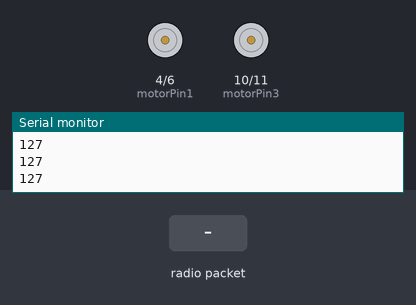
A sketch run on a simulated Arduino Uno, built with avr-gcc and run on an emulated ATmega328P. Parts: motor-driver pin pairs drawn as motors (green arrow = first pin HIGH = forward, orange = second pin HIGH = backward, longer = more drive), the last lines printed to the serial monitor. The inputs (shaded band) are chosen by the test bench. No radio packets arrive unless stated.

Above: at 1.2 s.
1.3 s: radio packet "f" arrives
At 2.3 s:
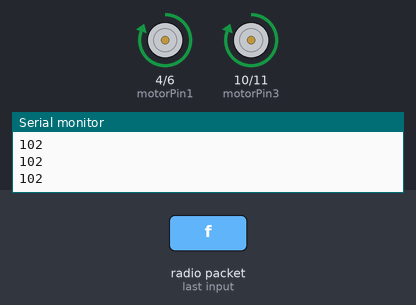
2.8 s: radio packet "r" arrives
At 3.6 s:
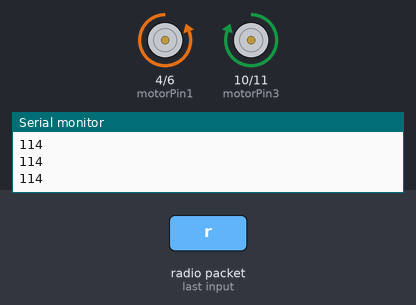
4.3 s: radio packet "l" arrives
At 4.6 s:
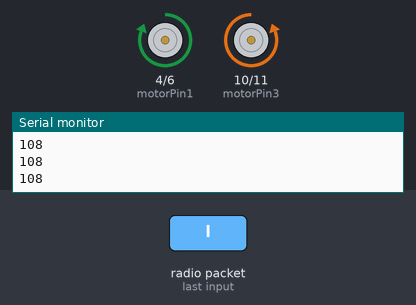
5.8 s: radio packet "g" arrives
At 7.0 s:
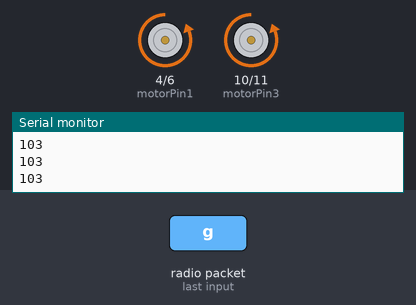
7.3 s: radio packet "s" arrives
At 8.1 s:
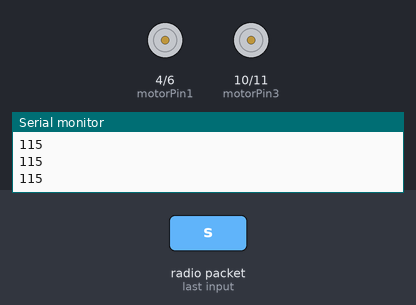
Timing chart, 0 to 9.8 s (numbered marks = the images above; inputs shaded):
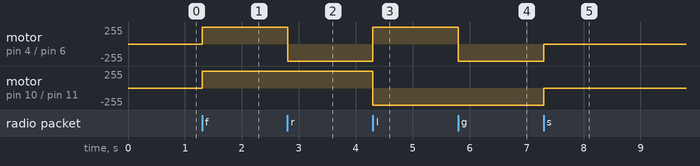

The sketch:

Receiver.ino
```cpp
//       Made by Anneshu Nag      //
//    C++ Codes on Arduino IDE    //
// Gesture Control with RF-Module //
//         Reciever Rover         //

#include <Wire.h>
#include <VirtualWire.h>

// Setting up some variables
const int motorPin1 = 4;   // Purple colour / Represents backward (alone & backward) right
const int motorPin2 = 6;   // WP Red / Represents forward (alone & forward) left
const int motorPin3 = 10;  // Red color / Represents forward (alone & forward right
const int motorPin4 = 11;  // Orange colour / Represents backward (alone & reverse alone
// Can Change depending on how circuit is connected and Wiring is done
const int RfRxPin = 3;

char rfInput;  // Stores the input coming from the RF
char *data;

void setup() {
  Serial.begin(9600);
  // Setting all the input and the output pins
  pinMode(motorPin1, OUTPUT);
  pinMode(motorPin2, OUTPUT);
  pinMode(motorPin3, OUTPUT);
  pinMode(motorPin4, OUTPUT);

  vw_set_rx_pin(RfRxPin);
  vw_setup(2000);
  pinMode(RfRxPin, INPUT);
  vw_rx_start();

  stop();
}

void loop() {
  uint8_t buf[VW_MAX_MESSAGE_LEN];
  uint8_t buflen = VW_MAX_MESSAGE_LEN;
  Serial.println(buf[0]);
  if (vw_get_message(buf, &buflen)) {
    if (buf[0] == 'f') {
      forward();
    } else if (buf[0] == 'r') {
      right();
    } else if (buf[0] == 'l') {
      left();
    } else if (buf[0] == 'g') {
      backward();
    } else if (buf[0] == 's') {
      stop();
    }
  }
}
void right() {
  digitalWrite(motorPin1, LOW);
  digitalWrite(motorPin2, HIGH);
  digitalWrite(motorPin3, HIGH);
  digitalWrite(motorPin4, LOW);
}

void stop() {
  digitalWrite(motorPin1, LOW);
  digitalWrite(motorPin2, LOW);
  digitalWrite(motorPin3, LOW);
  digitalWrite(motorPin4, LOW);
}

void left() {
  digitalWrite(motorPin1, HIGH);
  digitalWrite(motorPin2, LOW);
  digitalWrite(motorPin3, LOW);
  digitalWrite(motorPin4, HIGH);
}

void backward() {
  digitalWrite(motorPin1, LOW);
  digitalWrite(motorPin2, HIGH);
  digitalWrite(motorPin3, LOW);
  digitalWrite(motorPin4, HIGH);
}

void forward() {
  digitalWrite(motorPin1, HIGH);
  digitalWrite(motorPin2, LOW);
  digitalWrite(motorPin3, HIGH);
  digitalWrite(motorPin4, LOW);
}
```

Measured:
- after the input at 1.3 s, motor on pin 4 (motorPin1) / pin 6 (motorPin2), motor on pin 10 (motorPin3) / pin 11 (motorPin4): stopped → forward 255/255 at once
- after the input at 2.8 s, motor on pin 4 (motorPin1) / pin 6 (motorPin2): forward 255/255 → backward 255/255 at once
- after the input at 4.3 s, motor on pin 4 (motorPin1) / pin 6 (motorPin2): backward 255/255 → forward 255/255 at once; motor on pin 10 (motorPin3) / pin 11 (motorPin4): forward 255/255 → backward 255/255 at once
- after the input at 5.8 s, motor on pin 4 (motorPin1) / pin 6 (motorPin2): forward 255/255 → backward 255/255 at once
- after the input at 7.3 s, motor on pin 4 (motorPin1) / pin 6 (motorPin2), motor on pin 10 (motorPin3) / pin 11 (motorPin4): backward 255/255 → stopped at once
